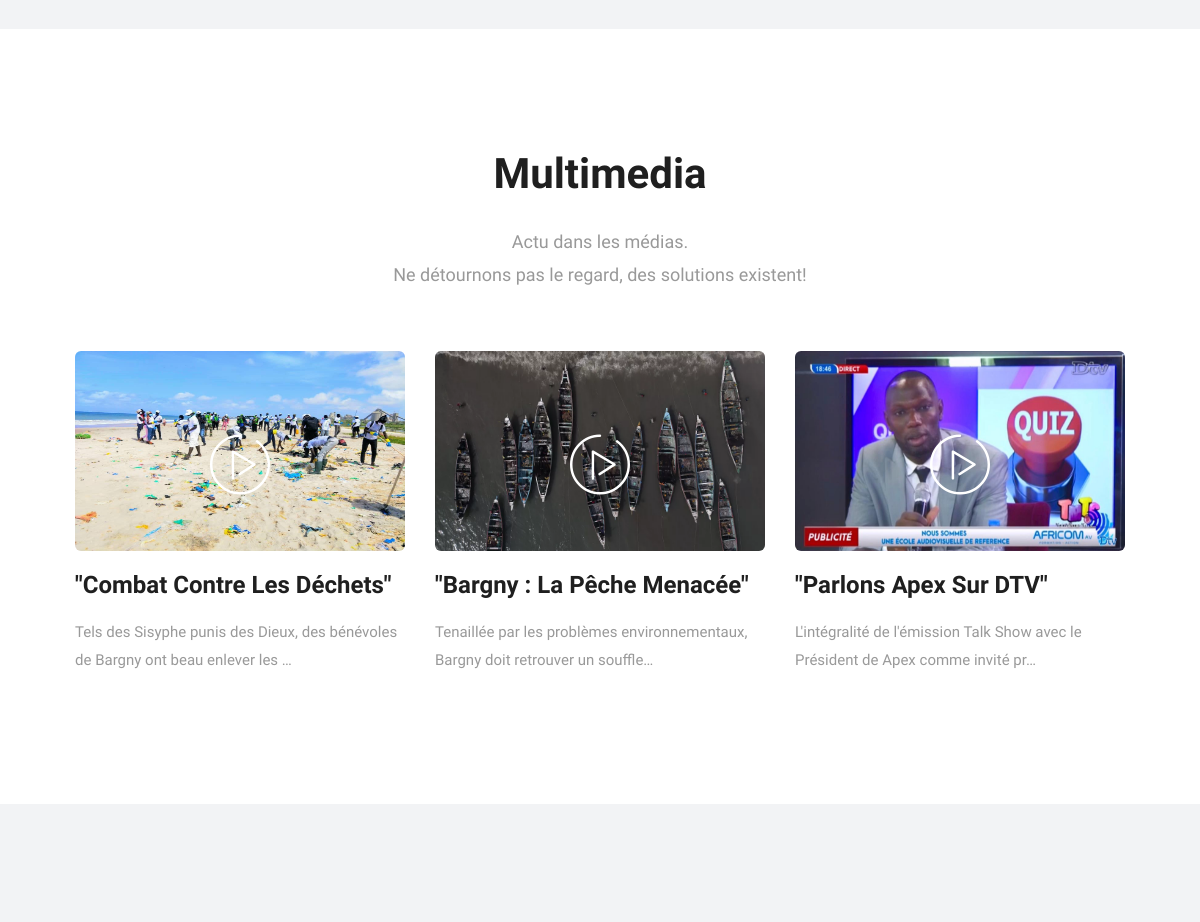
Before: / (middle part) with the older database file.
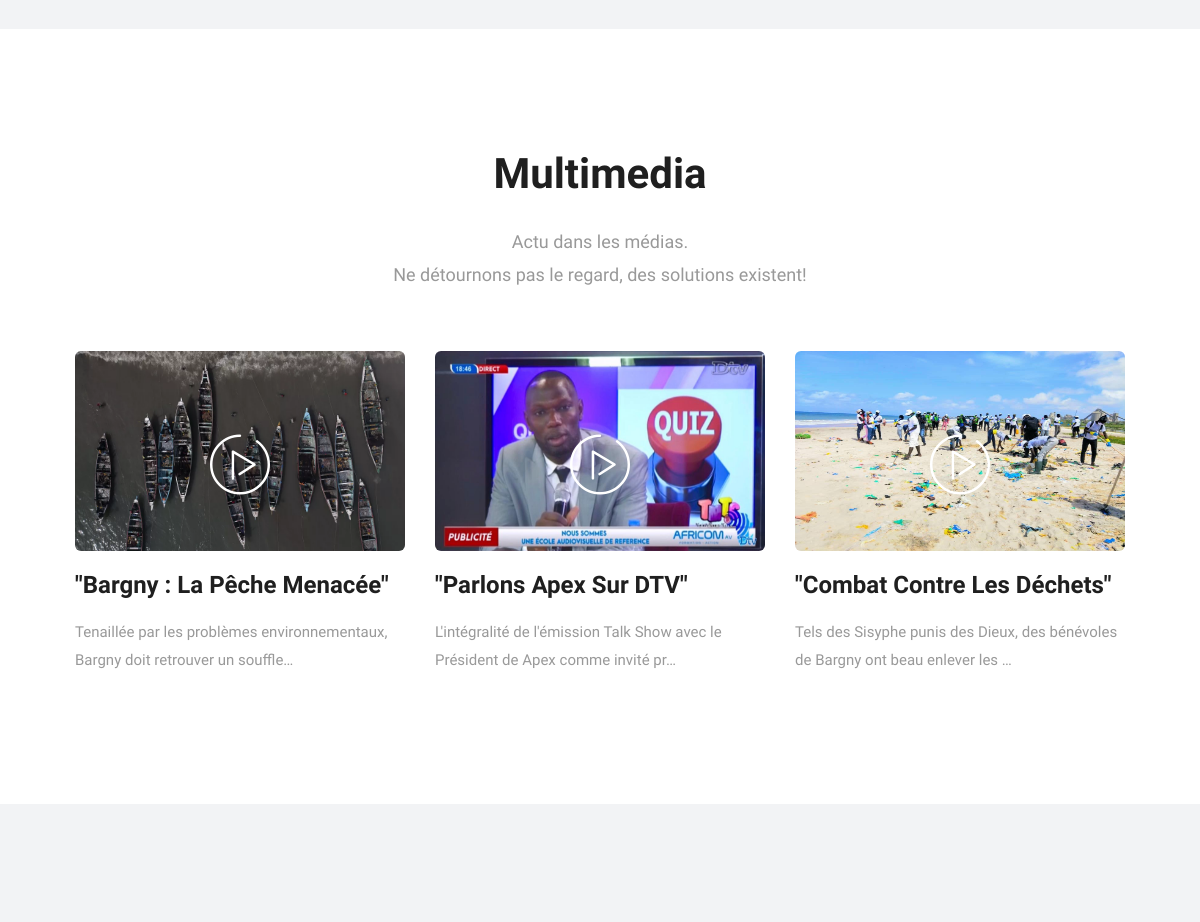
After: the same page with the newer database file.
### home/models.py (models this page shows, shortened)
class Multimedia(models.Model):
    title = models.CharField(max_length=250, null=True, blank=True)
    body = models.TextField(null=True, blank=True)
    image = models.ImageField(null=True, blank=True)
    content = models.CharField(max_length=250, null=True, blank=True)
    date = models.DateTimeField(auto_now=True)

### home/views.py (the view)
# urls.py: path('', views.index, name='index'),
def index(request):
    solutions = Solutions.objects.all().order_by('-date')
    slides = Slides.objects.all().order_by('-date')
    events = Evenement.objects.all().order_by('-date')
    galeries = Galerie.objects.all().order_by('-date')
    articles = Blog.objects.all().order_by('-date')
    multimedias = Multimedia.objects.all().order_by('-date')
    abouts = About.objects.all()
    context = {'solutions': solutions,
               'slides' : slides,
               'events' : events,
               'galeries' : galeries,
               'articles' : articles,
               'multimedias' : multimedias,
               'abouts' : abouts,
               }
    return render(request, 'index.html', context)

### home/templates/index.html (shortened to what this page needs)
<!DOCTYPE html>
<html lang="en">
{% load static %}
<head>
    <link rel="stylesheet" href="static/home/css/bootstrap.min.css">
    <link rel="stylesheet" href="static/home/style.css">
    <link rel="stylesheet" href="static/home/css/versions.css">
    <link rel="stylesheet" href="static/home/css/responsive.css">
    <link rel="stylesheet" href="static/home/css/custom.css">
</head>
<body class="politics_version">
	<div id="gallery" data-scroll-index="4" class="section lb">
		</div>
    <div id="media" data-scroll-index="5" class="section wb">
        <div class="container">
            <div class="section-title text-center">
                <h3>Multimedia</h3>
                <p class="lead">Actu dans les médias.<br> Ne détournons pas le regard, des solutions existent! </p>
            </div>
            <div class="row">
                {% for element in multimedias %}
                {% if forloop.counter <= 3 %}
                <div class="col-md-4">
                    <div class="issuse-wrap2 clearfix">
                        <div class="post-media wow fadeIn" id='multi'>
                            <img src="{{element.image.url}}" alt="" class="img-responsive img-rounded">
                            <a href="{{element.content}}" data-rel="prettyPhoto[gal]" class="playbutton"><i class="flaticon-play-button"></i></a>
                        </div>
                        <h4>"{{element.title}}"</h4>
                        <p>{{element.body | truncatechars:80 }}</p>
                    </div>
                </div>
                {% endif %}
                {% endfor %}
            </div>
        </div>
    </div>
	<div id="blog" data-scroll-index="6" class="section lb">
	</div>
</body>
</html>

### static/home/style.css (style rules this page uses)
body { color: #999; font-size: 15px; font-family: 'Exo', sans-serif; line-height: 1.80857; }
a { color: #1f1f1f; text-decoration: none !important; outline: none !important; -webkit-transition: all .3s ease-in-out; -moz-transition: all .3s ease-in-out; -ms-transition: all .3s ease-in-out; -o-transition: all .3s ease-in-out; transition: all .3s ease-in-out; }
h1, h2, h3, h4, h5, h6 { letter-spacing: 0; font-weight: normal; position: relative; padding: 0 0 10px 0; font-weight: normal; line-height: 120% !important; color: #1f1f1f; margin: 0 }
h3 { font-size: 18px }
h4 { font-size: 16px }
a { color: #222222; text-decoration: none; outline: none; }
.lead { font-size: 18px; line-height: 30px; color: #767676; margin: 0; padding: 0; }
.section { display: block; position: relative; overflow: hidden; padding: 120px 0; }
.section.wb { background-color: #ffffff; }
.section.lb { background-color: #f2f3f5; }
.section-title { display: block; position: relative; margin-bottom: 60px; }
.section-title p { color: #999; font-weight: 400; font-size: 18px; line-height: 33px; margin: 0; }
.section-title h3 { font-size: 42px; font-weight: 300; line-height: 62px; margin: 0 0 25px; padding: 0; text-transform: none; }
.post-media { position: relative; }
.post-media img { width: 100%; }
.playbutton { position: absolute; color: #ffffff !important; top: 40%; font-size: 60px; z-index: 12; left: 0; right: 0; text-align: center; margin: -20px auto; }
#multi img { height: 200px; }

### static/home/css/versions.css (style rules this page uses)
body.politics_version .issuse-wrap2 { display: block; position: relative; }
body.politics_version .issuse-wrap2 h4 { font-size: 24px; font-weight: 600; padding: 20px 0 20px; text-transform: capitalize; }
body.politics_version .message-box h2, body.politics_version .section-title h3 { font-weight: bold; }

### static/home/css/responsive.css (style rules this page uses)
@media (max-width: 1200px) { .container { width: 90%; } }

Changed rows visible on the page:
changed Multimedia "Combat Contre Les Déchets": moves down the list
